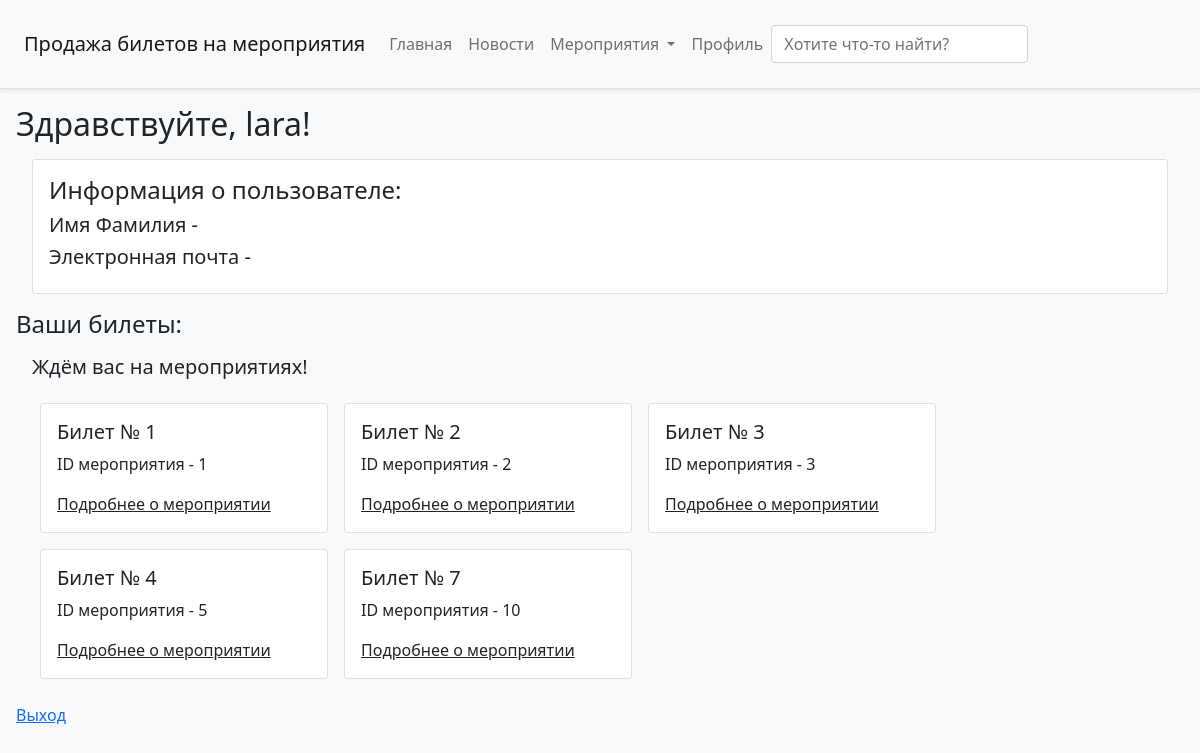
Page /profile (signed in) on the earlier database version.
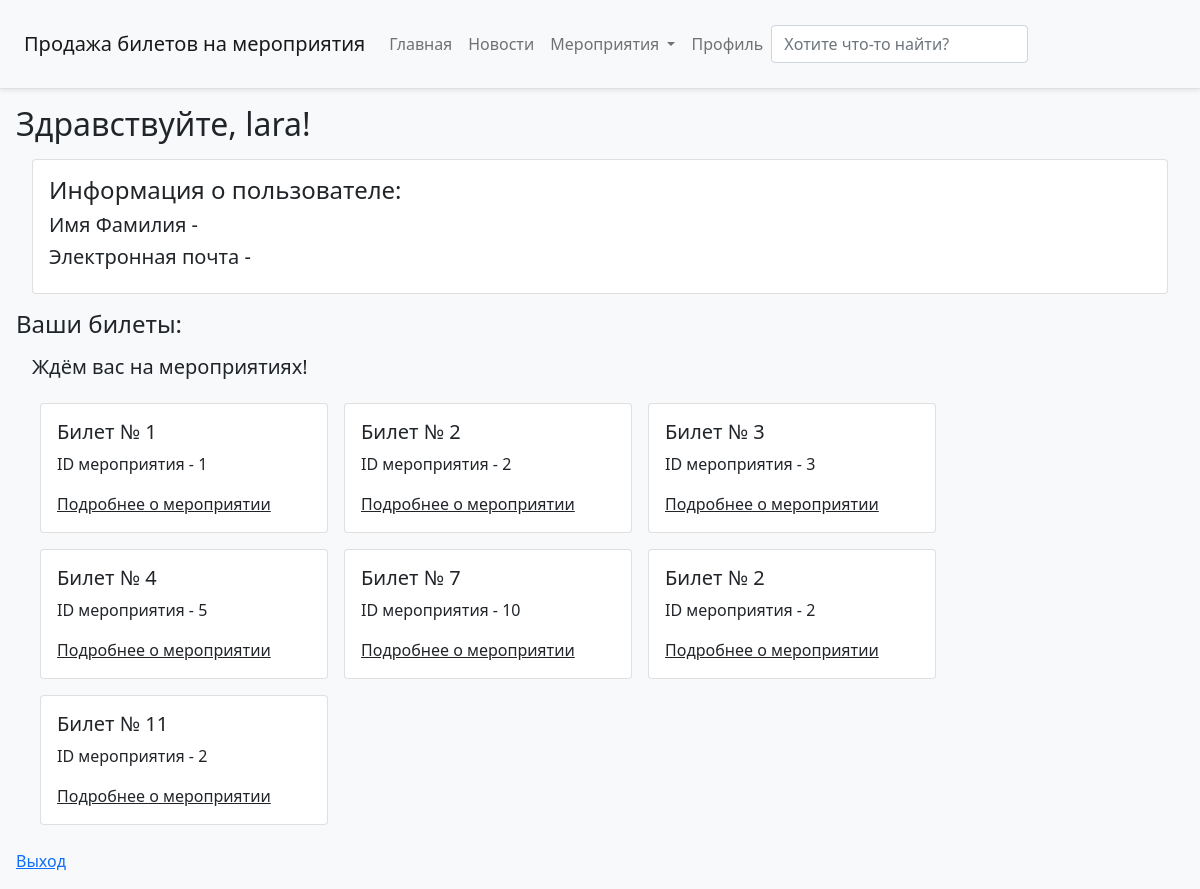
Same page on the later database version.
### main/models.py (models this page shows)
class SoldTickets(models.Model):
    TicketId = models.ForeignKey(Tickets, on_delete=models.CASCADE)
    EvId = models.ForeignKey(Event, on_delete=models.CASCADE)
    Name = models.TextField('Имя покупателя')
    Surname = models.TextField('Фамилия покупателя')
    Buyer = models.ForeignKey(User(id), on_delete=models.CASCADE, db_column="Buyer", null=True)
    class Meta:
        verbose_name= 'Проданный билет'
        verbose_name_plural= 'Проданные билеты'

### main/views.py (the view)
# urls.py: path('profile', views.profile, name='profile'),
def profile(request):
    if SoldTickets.objects.filter(Buyer=request.user.id).exists():
        ticket_all = SoldTickets.objects.filter(Buyer=request.user.id)
        add = "Ждём вас на мероприятиях!"
        return render(request, 'main/profile.html', {'ticket':ticket_all, 'add':add})
    else:
        add = "У вас нет билетов :("
        return render(request, 'main/profile.html', {'add':add})

### main/templates/main/profile.html (shortened to what this page needs)
{% extends "main/base.html" %}
{% block name %}
<div class="m-3">
<h2>Здравствуйте, {{ user.username }}!</h2>
 <div class="m-3 card">
  <div class="card-body">
      <h4>Информация о пользователе:</h4>
 <h5>Имя Фамилия - {{ user.first_name }} {{ user.last_name }}</h5>
 <h5>Электронная почта - {{ user.email }}</h5></div></div>
    <h4>Ваши билеты:</h4>
    <h5 class="m-3">{{ add }}</h5>
    <div class="m-3" style="display:flex; flex-direction: row; flex-wrap: wrap;">
 {% for el in ticket %}
  <div class="col-sm-6" style="width: 18rem; margin: 0.5rem;">
    <div class="card">
      <div class="card-body">
        <h5 class="card-title">Билет № {{ el.TicketId_id }}</h5>
        <p class="card-text">ID мероприятия - {{ el.EvId_id }}</p>
          <p class="card-text">
              <a class="link-dark" href="{% url 'events' id=el.EvId_id %}">Подробнее о мероприятии</a>
          </p>
      </div>
    </div>
  </div>
  <br>
 {% endfor %}
</div>
<a href="{% url 'logout'%}">Выход</a>
</div>
{% endblock %}

Differences in the rows shown:
added SoldTickets: TicketId_id "2", EvId_id "2"
added SoldTickets: TicketId_id "11", EvId_id "2"
